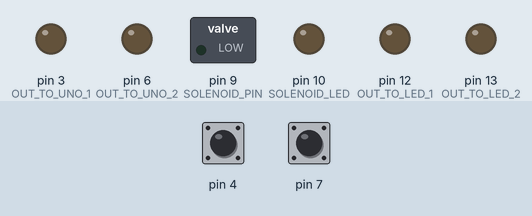
Simulated run of this sketch. Board: Arduino Uno, built with avr-gcc and run on an emulated ATmega328P. Parts: switched loads named in the sketch (green lamp = pin HIGH), output pins drawn as LEDs (lit = HIGH). The inputs (shaded band) are chosen by the test bench; at power-on: pin 4 HIGH, pin 7 HIGH. What the sketch prints to the serial monitor is not drawn.

Above: at 1.2 s.
1.3 s: pin 4 pulled LOW for 3.2 s
At 2.8 s:
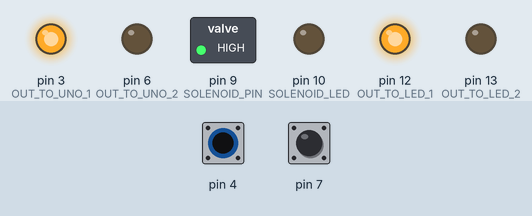
6.8 s: pin 7 pulled LOW for 0.15 s
At 6.88 s:
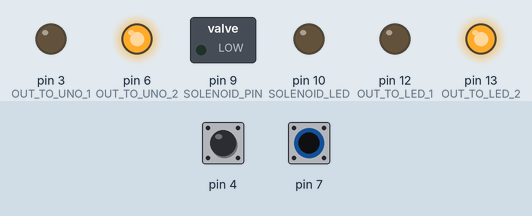
8.4 s: pin 7 pulled LOW for 3.2 s
At 12.7 s:
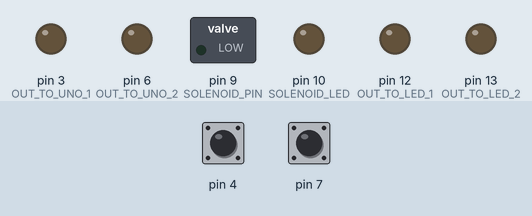
13.1 s: pin 4 driven LOW and pin 7 driven LOW
At 15.0 s:
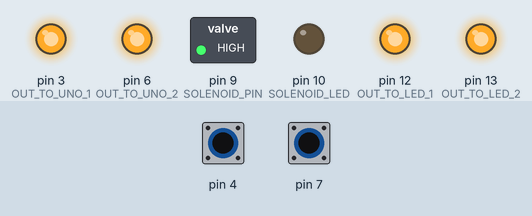
15.6 s: pin 4 driven HIGH
At 16.0 s:
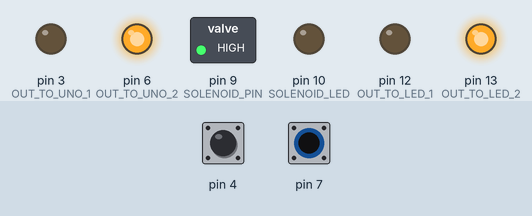
17.6 s: pin 4 driven LOW
At 18.4 s:
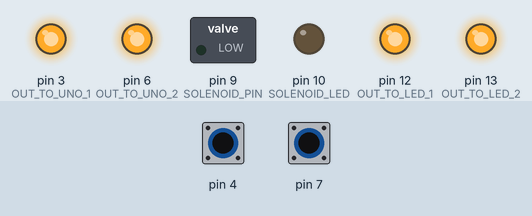
Timing chart, 0 to 20.6 s (numbered marks = the images above; inputs shaded):
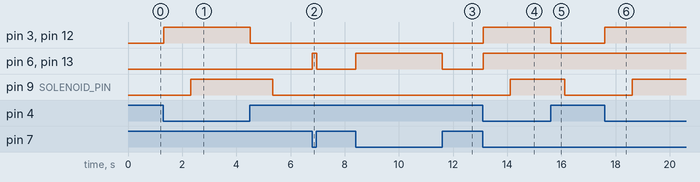

The sketch:

two_cap_sensor_nano_Jul17.ino
```cpp
//THIS VERSION IS INDEPENDENT OF PYTHON SCRIPT
#include <CapacitiveSensor.h>
//maybe i should add lines to prevent solenoid from opening when sensor 2 is active (mouse holding spout)
const long BAUD = 115200;
// Define the send and receive pins for the capacitive sensors
//BAR_1 = SENSOR_VALUE_1
const int SENSOR_SEND_1 = 2;
const int SENSOR_RECEIVE_1 = 4;
//LICK_2 = SENSOR_VALUE_2
const int SENSOR_SEND_2 = 5;
const int SENSOR_RECEIVE_2 = 7;
//solenoid
const int SOLENOID_PIN = 9;
const int SOLENOID_LED = 10;
// Create a CapacitiveSensor object
CapacitiveSensor capSensor_1 = CapacitiveSensor(SENSOR_SEND_1, SENSOR_RECEIVE_1);
CapacitiveSensor capSensor_2 = CapacitiveSensor(SENSOR_SEND_2, SENSOR_RECEIVE_2);

//only one LED rn
const int OUT_TO_LED_1 = 12;
const int OUT_TO_LED_2 = 13;
//digital output to analog input on uno
const int OUT_TO_UNO_1 = 3;
const int OUT_TO_UNO_2 = 6;
//how are prev_center and thresh_center determined? and should they be set independently (probably yes)
int prev_center_1 = 0;
const int threshold_center_1 = 20;
int prev_center_2 = 0;
const int threshold_center_2 = 20;

//for bar touch sensing
bool touch_active = false;
unsigned long touch_start_time = 0;
unsigned long touch_duration = 0;
const int set_touch_duration = 1000;
//for opening solenoid
bool sol_open = false;
unsigned long sol_start_time = 0;
unsigned long sol_duration = 0;
const int set_sol_duration = 1000;
//for solenoid pin status check
int pinState = 0;
void setup() {
  // Initialize the OUT_CENTER pin as an output
  pinMode(OUT_TO_LED_1, OUTPUT);
  pinMode(OUT_TO_LED_2, OUTPUT);
  pinMode(OUT_TO_UNO_1, OUTPUT);
  pinMode(OUT_TO_UNO_2, OUTPUT);
  pinMode(SOLENOID_PIN, OUTPUT);
  pinMode(SOLENOID_LED, OUTPUT);
  digitalWrite(SOLENOID_PIN, LOW);
  digitalWrite(SOLENOID_LED, LOW);
  // Initialize serial communication
  Serial.begin(BAUD);

  // Optional: set the capacitive sensor to use a higher resolution measurement
  capSensor_1.set_CS_AutocaL_Millis(0xFFFFFFFF);
  capSensor_2.set_CS_AutocaL_Millis(0xFFFFFFFF);
}

void loop() {
  long sensorValue_1 = 0;
  long sensorValue_2 = 0;
  // Perform the capacitive sensing (30 samples) //why 30 and at what rate??
  sensorValue_1 = capSensor_1.capacitiveSensor(30);
  sensorValue_2 = capSensor_2.capacitiveSensor(30);
  // Low pass filter
  sensorValue_1 = 0.9 * prev_center_1 + 0.1 * sensorValue_1;
  prev_center_1 = 0;
  sensorValue_2 = 0.9 * prev_center_2 + 0.1 * sensorValue_2;
  prev_center_2 = 0;
  //print to serial monitor
  Serial.print("bar: ");
  Serial.println(sensorValue_1);
  Serial.print("lick: ");
  Serial.println(sensorValue_2);

  //REPORTER LED. check if sensor>threshold.
  //light up LED if signal detected for sensor 1 or 2.
  //send analog input to UNO for solenoid control (sep arduino necessary because of delay statements)
  if (sensorValue_1 > threshold_center_1) {
    digitalWrite(OUT_TO_LED_1, HIGH);
    digitalWrite(OUT_TO_UNO_1, HIGH);
  } else {
    digitalWrite(OUT_TO_LED_1, LOW);
    digitalWrite(OUT_TO_UNO_1, LOW);
  }
  if (sensorValue_2 > threshold_center_2) {
    digitalWrite(OUT_TO_LED_2, HIGH);
    digitalWrite(OUT_TO_UNO_2, HIGH);
  } else {
    digitalWrite(OUT_TO_LED_2, LOW);
    digitalWrite(OUT_TO_UNO_2, LOW);
  }//END REPORTER LED.

  //BAR(SENSOR_1)DETECTION
  if (sensorValue_1 > threshold_center_1){
    if (!touch_active){ //one time measurement of touch_start_time per event
      touch_active=true;
      touch_start_time=millis();
    }
    //only measure touch_duration during active touch
    touch_duration = millis()-touch_start_time;
    if (touch_duration>set_touch_duration){
      //open solenoid
      digitalWrite(SOLENOID_PIN,HIGH);
      sol_start_time = millis();
      sol_open = true;
      Serial.println("Solenoid Activated");
      //reset touch sensor(1/bar) timer
      touch_start_time = millis();//necessary
      touch_duration=0;//not necessary (touch duration redefined each iteration of loop)
    }
  } else{
    if (touch_active){
      touch_active=false;
      touch_duration=0;
    }
  }
  //for checking solenoid pin state, delete later
  pinState = digitalRead(SOLENOID_PIN);
  Serial.print("Sol pin state: ");
  Serial.println (pinState);
  sol_duration = millis()-sol_start_time;
  if ((sol_open)&&(sol_duration>set_sol_duration)){
    //turn off solenoid pin/led
    digitalWrite(SOLENOID_PIN,LOW);
    sol_open=false;
    //reset solenoid timer
    sol_start_time = millis();
    sol_duration=0;
  }
  // Short delay before the next loop iteration
  delay(5);
}
```

Measured:
- after the input at 1.3 s, pin 3 (OUT_TO_UNO_1), pin 12 (OUT_TO_LED_1): LOW → HIGH at once, → LOW 3.2 s later; pin 9 (SOLENOID_PIN): LOW → HIGH after 1.0 s, → LOW 3.0 s later
- after the input at 6.8 s, pin 6 (OUT_TO_UNO_2), pin 13 (OUT_TO_LED_2): LOW → HIGH at once, → LOW 0.15 s later
- after the input at 8.4 s, pin 6 (OUT_TO_UNO_2), pin 13 (OUT_TO_LED_2): LOW → HIGH at once, → LOW 3.2 s later
- after the input at 13.1 s, pin 3 (OUT_TO_UNO_1), pin 6 (OUT_TO_UNO_2), pin 12 (OUT_TO_LED_1), pin 13 (OUT_TO_LED_2): LOW → HIGH at once; pin 9 (SOLENOID_PIN): LOW → HIGH after 1.0 s
- after the input at 15.6 s, pin 3 (OUT_TO_UNO_1), pin 12 (OUT_TO_LED_1): HIGH → LOW at once; pin 9 (SOLENOID_PIN): HIGH → LOW after 0.52 s
- after the input at 17.6 s, pin 3 (OUT_TO_UNO_1), pin 12 (OUT_TO_LED_1): LOW → HIGH at once; pin 9 (SOLENOID_PIN): LOW → HIGH after 1.0 s
